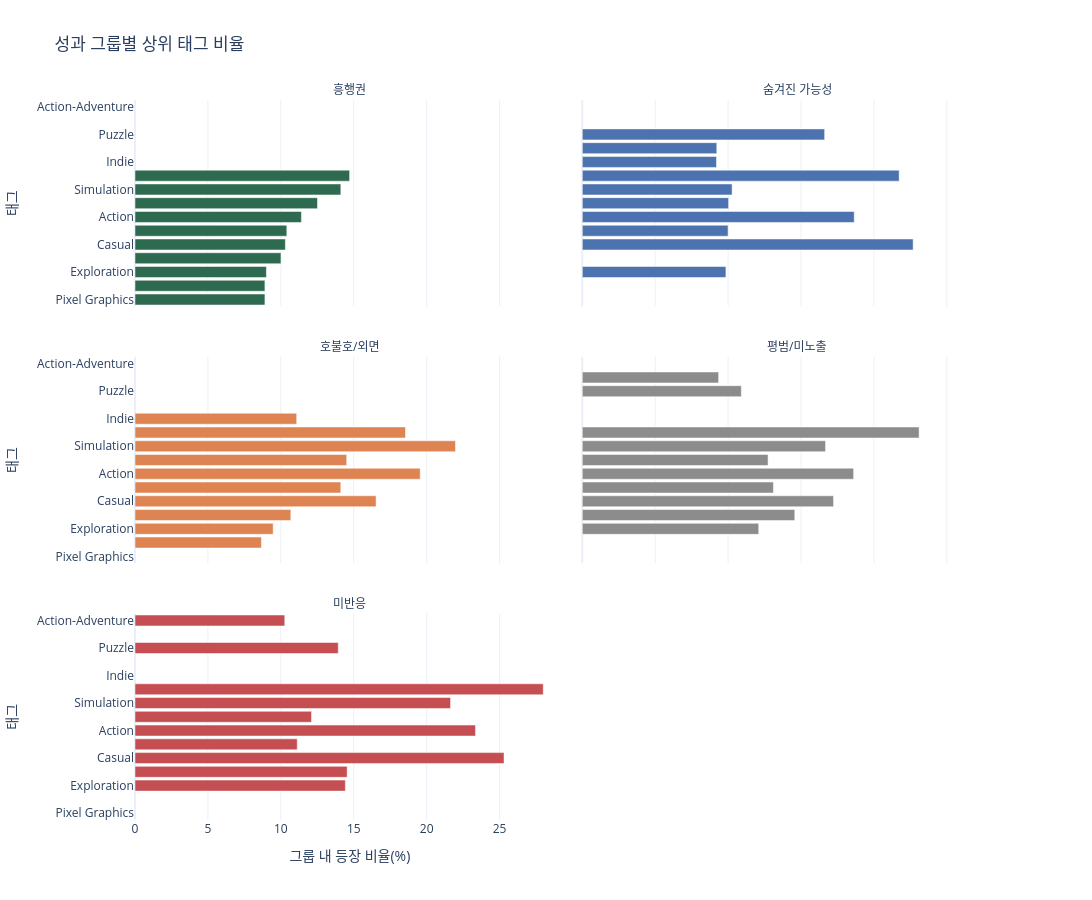

The notebook cell saved with this chart:
### Code cell
fig = px.bar(
    top_group_tags.sort_values(["performance_group", "tag_rate"], ascending=[True, True]),
    x="tag_rate",
    y="tag",
    color="performance_group",
    facet_col="performance_group",
    facet_col_wrap=2,
    orientation="h",
    color_discrete_map=GROUP_COLOR,
    title="성과 그룹별 상위 태그 비율",
    labels={"tag_rate": "그룹 내 등장 비율(%)", "tag": "태그", "performance_group": "성과 그룹"},
    category_orders={"performance_group": GROUP_ORDER},
    hover_data={"tag_games": ":,", "group_games": ":,"},
)
fig.update_layout(template="plotly_white", width=1100, height=900, showlegend=False)
fig.for_each_annotation(lambda annotation: annotation.update(text=annotation.text.split("=")[-1]))
fig.show()

### Figure 1 — Plotly figure (JSON) as saved in the notebook; plotly's stock layout.template omitted (floating-point values rounded to 4 significant figures)
{"data": [{"customdata": [[89, 999], [89, 999], [90, 999], [100, 999], [103, 999], [104, 999], [114, 999], [125, 999], [141, 999], [147, 999]], "hovertemplate": "성과 그룹=흥행권<br>그룹 내 등장 비율(%)=%{x}<br>태그=%{y}<br>tag_games=%{customdata[0]:,}<br>group_games=%{customdata[1]:,}<extra></extra>", "legendgroup": "흥행권", "marker": {"color": "#2d6a4f", "pattern": {"shape": ""}}, "name": "흥행권", "orientation": "h", "showlegend": true, "textposition": "auto", "type": "bar", "x": [8.909, 8.909, 9.009, 10.01, 10.31, 10.41, 11.41, 12.51, 14.11, 14.71], "xaxis": "x5", "y": ["Pixel Graphics", "Singleplayer", "Exploration", "Horror", "Casual", "Strategy", "Action", "RPG", "Simulation", "Adventure"], "yaxis": "y5"}, {"customdata": [[499, 5421], [500, 5421], [534, 5421], [542, 5421], [544, 5421], [557, 5421], [901, 5421], [1011, 5421], [1178, 5421], [1230, 5421]], "hovertemplate": "성과 그룹=숨겨진 가능성<br>그룹 내 등장 비율(%)=%{x}<br>태그=%{y}<br>tag_games=%{customdata[0]:,}<br>group_games=%{customdata[1]:,}<extra></extra>", "legendgroup": "숨겨진 가능성", "marker": {"color": "#4C72B0", "pattern": {"shape": ""}}, "name": "숨겨진 가능성", "orientation": "h", "showlegend": true, "textposition": "auto", "type": "bar", "x": [9.205, 9.223, 9.851, 9.998, 10.04, 10.27, 16.62, 18.65, 21.73, 22.69], "xaxis": "x6", "y": ["Indie", "2D", "Exploration", "Strategy", "RPG", "Simulation", "Puzzle", "Action", "Adventure", "Casual"], "yaxis": "y6"}, {"customdata": [[43, 496], [47, 496], [53, 496], [55, 496], [70, 496], [72, 496], [82, 496], [92, 496], [97, 496], [109, 496]], "hovertemplate": "성과 그룹=호불호/외면<br>그룹 내 등장 비율(%)=%{x}<br>태그=%{y}<br>tag_games=%{customdata[0]:,}<br>group_games=%{customdata[1]:,}<extra></extra>", "legendgroup": "호불호/외면", "marker": {"color": "#DD8452", "pattern": {"shape": ""}}, "name": "호불호/외면", "orientation": "h", "showlegend": true, "textposition": "auto", "type": "bar", "x": [8.669, 9.476, 10.69, 11.09, 14.11, 14.52, 16.53, 18.55, 19.56, 21.98], "xaxis": "x3", "y": ["Singleplayer", "Exploration", "Horror", "Indie", "Strategy", "RPG", "Casual", "Adventure", "Action", "Simulation"], "yaxis": "y3"}, {"customdata": [[102, 1091], [119, 1091], [132, 1091], [139, 1091], [143, 1091], [159, 1091], [182, 1091], [188, 1091], [203, 1091], [252, 1091]], "hovertemplate": "성과 그룹=평범/미노출<br>그룹 내 등장 비율(%)=%{x}<br>태그=%{y}<br>tag_games=%{customdata[0]:,}<br>group_games=%{customdata[1]:,}<extra></extra>", "legendgroup": "평범/미노출", "marker": {"color": "#8C8C8C", "pattern": {"shape": ""}}, "name": "평범/미노출", "orientation": "h", "showlegend": true, "textposition": "auto", "type": "bar", "x": [9.349, 10.91, 12.1, 12.74, 13.11, 14.57, 16.68, 17.23, 18.61, 23.1], "xaxis": "x4", "y": ["Psychological Horror", "Puzzle", "Exploration", "RPG", "Strategy", "Horror", "Simulation", "Casual", "Action", "Adventure"], "yaxis": "y4"}, {"customdata": [[84, 818], [91, 818], [99, 818], [114, 818], [118, 818], [119, 818], [177, 818], [191, 818], [207, 818], [229, 818]], "hovertemplate": "성과 그룹=미반응<br>그룹 내 등장 비율(%)=%{x}<br>태그=%{y}<br>tag_games=%{customdata[0]:,}<br>group_games=%{customdata[1]:,}<extra></extra>", "legendgroup": "미반응", "marker": {"color": "#C44E52", "pattern": {"shape": ""}}, "name": "미반응", "orientation": "h", "showlegend": true, "textposition": "auto", "type": "bar", "x": [10.27, 11.12, 12.1, 13.94, 14.43, 14.55, 21.64, 23.35, 25.31, 28.0], "xaxis": "x", "y": ["Action-Adventure", "Strategy", "RPG", "Puzzle", "Exploration", "Horror", "Simulation", "Action", "Casual", "Adventure"], "yaxis": "y"}], "layout": {"annotations": [{"font": {}, "showarrow": false, "text": "미반응", "x": 0.245, "xanchor": "center", "xref": "paper", "y": 0.2867, "yanchor": "bottom", "yref": "paper"}, {"font": {}, "showarrow": false, "text": "호불호/외면", "x": 0.245, "xanchor": "center", "xref": "paper", "y": 0.6433, "yanchor": "bottom", "yref": "paper"}, {"font": {}, "showarrow": false, "text": "평범/미노출", "x": 0.755, "xanchor": "center", "xref": "paper", "y": 0.6433, "yanchor": "bottom", "yref": "paper"}, {"font": {}, "showarrow": false, "text": "흥행권", "x": 0.245, "xanchor": "center", "xref": "paper", "y": 1.0, "yanchor": "bottom", "yref": "paper"}, {"font": {}, "showarrow": false, "text": "숨겨진 가능성", "x": 0.755, "xanchor": "center", "xref": "paper", "y": 1.0, "yanchor": "bottom", "yref": "paper"}], "barmode": "relative", "height": 900, "legend": {"title": {"text": "성과 그룹"}, "tracegroupgap": 0}, "showlegend": false, "title": {"text": "성과 그룹별 상위 태그 비율"}, "width": 1100, "xaxis": {"anchor": "y", "domain": [0, 0.49], "title": {"text": "그룹 내 등장 비율(%)"}}, "xaxis2": {"anchor": "y2", "domain": [0.51, 1], "matches": "x", "title": {"text": "그룹 내 등장 비율(%)"}}, "xaxis3": {"anchor": "y3", "domain": [0, 0.49], "matches": "x", "showticklabels": false}, "xaxis4": {"anchor": "y4", "domain": [0.51, 1], "matches": "x", "showticklabels": false}, "xaxis5": {"anchor": "y5", "domain": [0, 0.49], "matches": "x", "showticklabels": false}, "xaxis6": {"anchor": "y6", "domain": [0.51, 1], "matches": "x", "showticklabels": false}, "yaxis": {"anchor": "x", "domain": [0, 0.2867], "title": {"text": "태그"}}, "yaxis2": {"anchor": "x2", "domain": [0, 0.2867], "matches": "y", "showticklabels": false}, "yaxis3": {"anchor": "x3", "domain": [0.3567, 0.6433], "matches": "y", "title": {"text": "태그"}}, "yaxis4": {"anchor": "x4", "domain": [0.3567, 0.6433], "matches": "y", "showticklabels": false}, "yaxis5": {"anchor": "x5", "domain": [0.7133, 1.0], "matches": "y", "title": {"text": "태그"}}, "yaxis6": {"anchor": "x6", "domain": [0.7133, 1.0], "matches": "y", "showticklabels": false}}}
